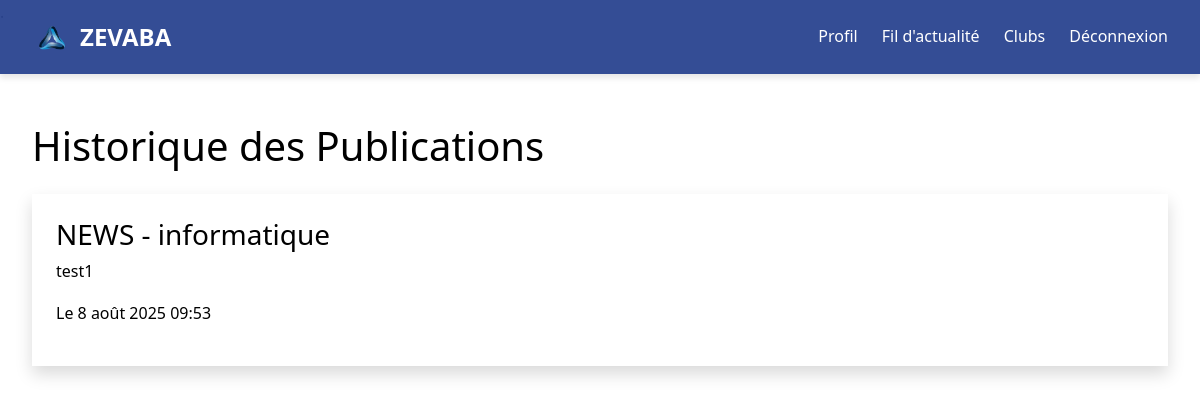
The page /history/ (signed in) on the database its author committed.
### core/models.py (models this page shows, shortened)
class Publication(models.Model):
    user = models.ForeignKey(User, on_delete=models.CASCADE)
    club = models.ForeignKey('Club', on_delete=models.CASCADE, null=True, blank=True)
    content = models.TextField()
    likes = models.IntegerField(default=0)
    dislikes = models.IntegerField(default=0)
    liked_by = models.ManyToManyField(User, related_name='liked_publications')
    disliked_by = models.ManyToManyField(User, related_name='disliked_publications')
    created_at = models.DateTimeField(default=timezone.now)
    updated_at = models.DateTimeField(auto_now=True)
    type = models.CharField(max_length=50, choices=[('NEWS', 'News'), ('EVENT', 'Event')], null=True, blank=True)
    domain = models.CharField(max_length=50, null=True, blank=True)

### core/views.py (the view)
# urls.py: path('history/', views.history, name='history'),
@login_required
def history(request):
    publications = Publication.objects.filter(user=request.user)
    return render(request, 'history.html', {'publications': publications})

### core/templates/history.html (shortened to what this page needs)
{% extends 'base.html' %}
{% block content %}
    <h1 class="text-2xl font-bold mb-4">Historique des Publications</h1>
    <div class="space-y-4">
        {% for publication in publications %}
            <div class="bg-white p-4 rounded-lg shadow">
                <h3 class="text-xl font-bold">{{ publication.type }} - {{ publication.domain }}</h3>
                <p>{{ publication.content }}</p>
                <p class="text-sm text-gray-500">Le {{ publication.created_at }}</p>
            </div>
        {% endfor %}
    </div>
{% endblock %}

### core/templates/base.html (style rules this page uses)
:root { --zevaba-light-blue: #87CEEB; --zevaba-dark-blue: #1E3A8A; --zevaba-white: #FFFFFF; --zevaba-black: #000000; --zevaba-gray: #F3F4F6; --transition: all 0.3s ease; --shadow: 0 4px 6px rgba(0, 0, 0, 0.1); --shadow-lg: 0 10px 15px rgba(0, 0, 0, 0.1); }
* { margin: 0; padding: 0; box-sizing: border-box; }
body { font-family: 'Segoe UI', Tahoma, Geneva, Verdana, sans-serif; background-color: var(--zevaba-white); color: var(--zevaba-black); line-height: 1.6; min-height: 100vh; display: flex; flex-direction: column; }

### rows shown on the page
Publication: type "NEWS", domain "informatique", content "test1", created_at "8 août 2025 09:53"
